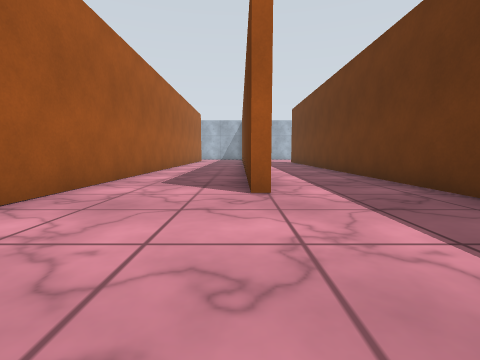
[1] (above)

24 first-person views from a walk through a robot-simulator world made for Gazebo. The camera is 0.72 m above the floor, tilts 6° down and sees 85° across. The floor is counted in squares, 1 m on a side. Each view is taken from the middle of a square. On the plan, view 1 faces up. The plan holds only what a view shows up to about 9 squares ahead; the rest is blank. The place goes on beyond the plan. Surface patterns are stand-ins for the level's own textures.

[2]
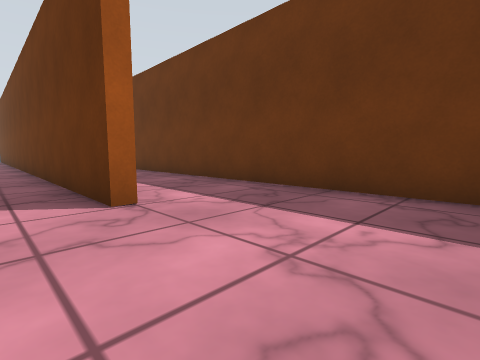

[3]
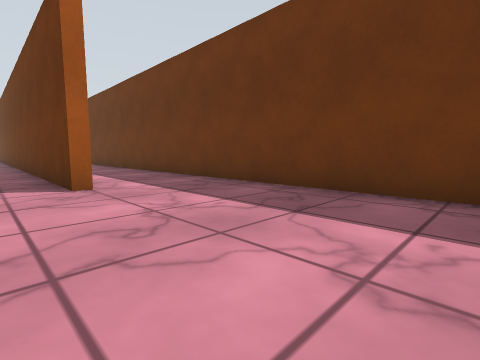

[4]
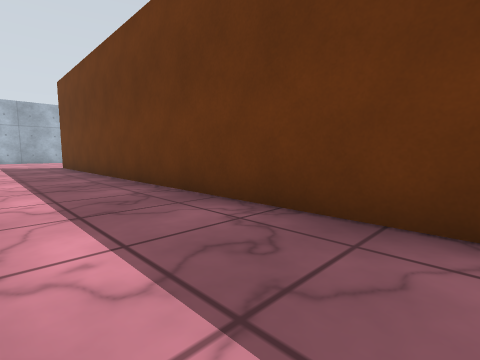

[5]
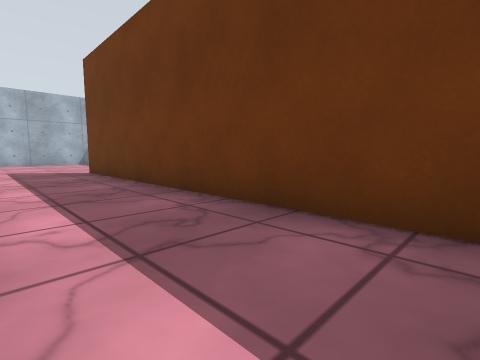

[6]
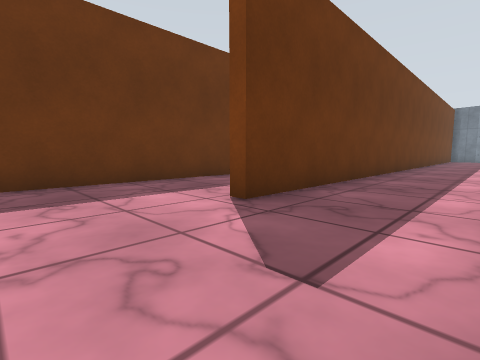

[7]
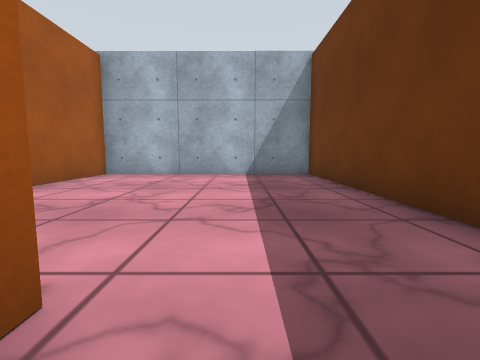

[8]
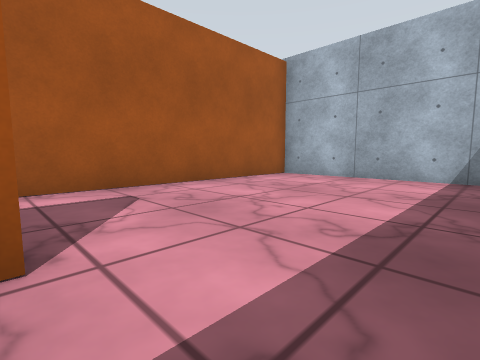

[9]
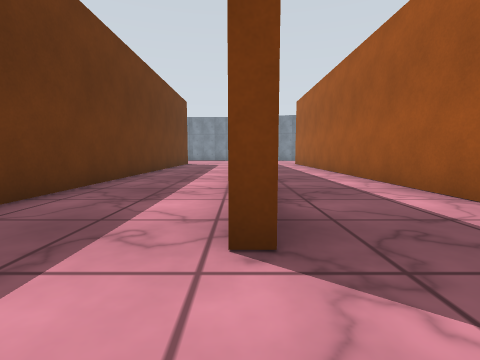

[10]
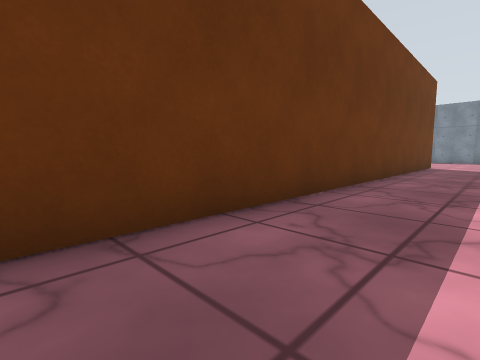

[11]
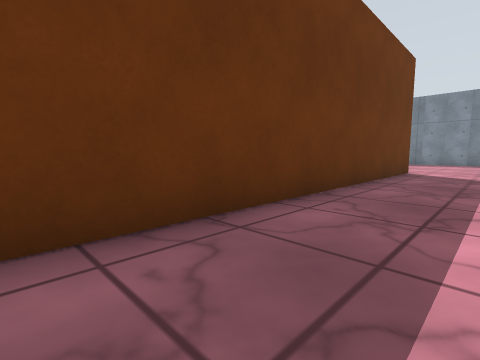

[12]
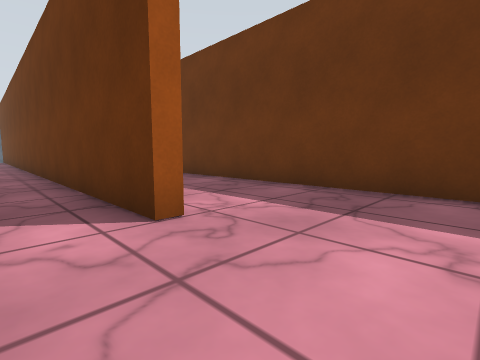

[13]
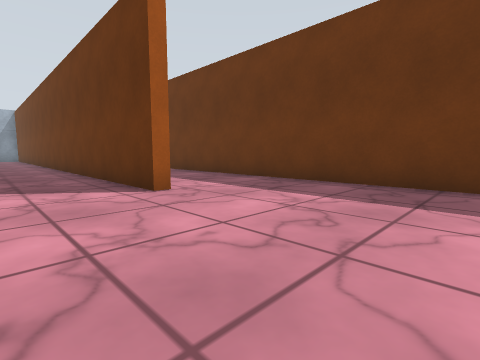

[14]
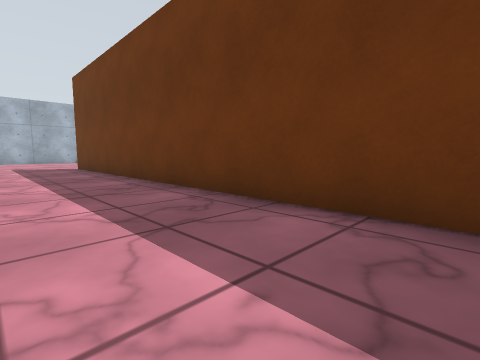

[15]
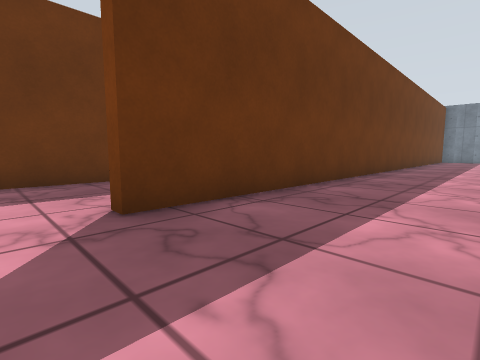

[16]
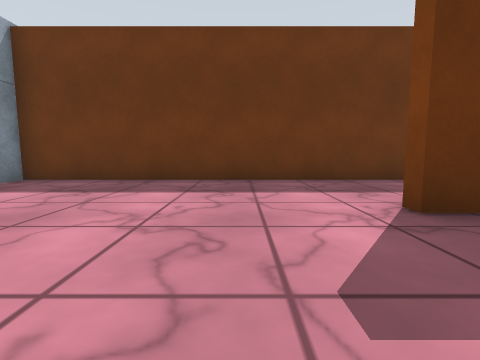

[17]
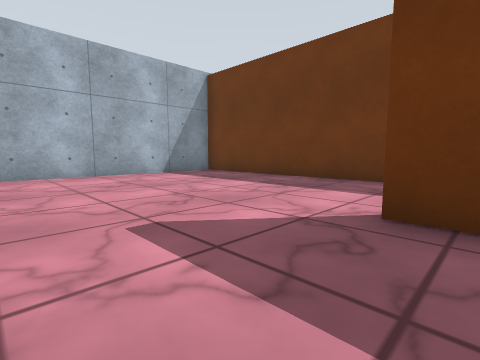

[18]
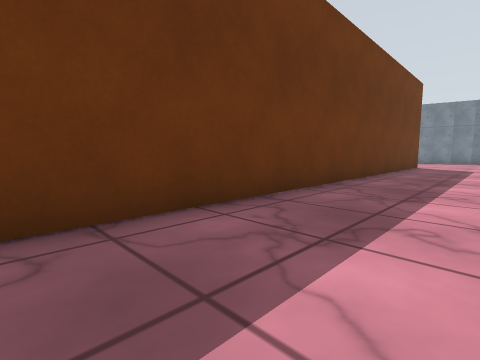

[19]
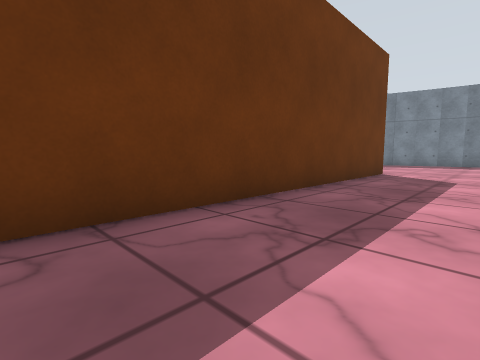

[20]
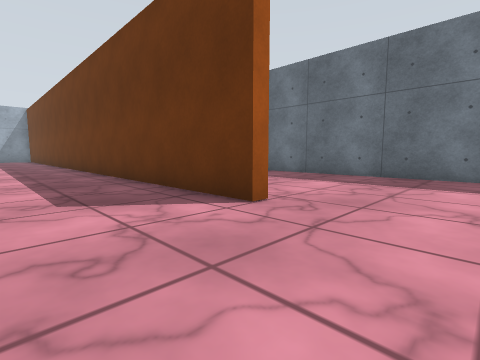

[21]
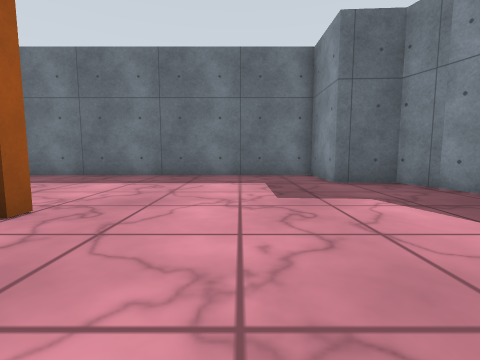

[22]
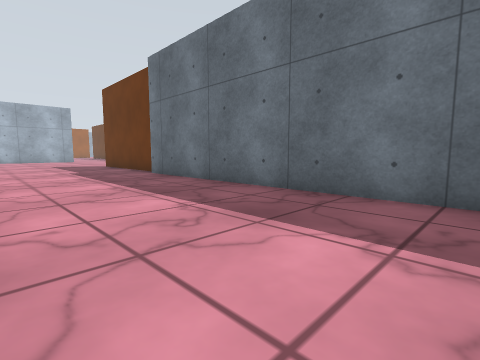

[23]
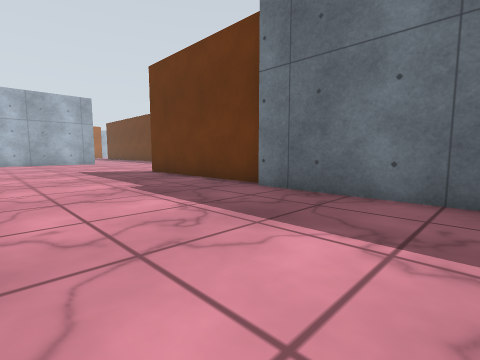

[24]
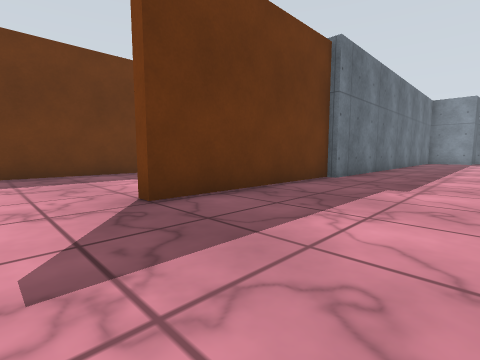

### Floor plan
Key: @ floor where view 1 was taken; # wall or solid block; . floor.
Columns run from 3 left of view 1 to 26 right of it. Each row starts with its distance up from view 1.
 27    ################
 26    #......#.......#
 25    #......#.......#
 24    #......#.......#
 23    #......#.......#
 22    #......#.......#
 21    #......#.......#
 20    #......#.......# .........#
 19    #...#..#.......# .........#
 18    #...#..#...#...#.....#....#
 17    #...#..#...#...#.....# ...#
 16    #...#..#...#...#.....#    #
 15    #...#..#...#...#.....#
 14    #...#..#...#...#.....#
 13    #...#..#...#...#.....#
 12    #...#..#...#...#....##
 11    #...#..#...#...#....#
 10   .#...#..#...#...#....#
  9 #..#...#..#...#...#....#
  8 #..#...#..#...#...#....#
  7 #..#...#..#...#...#....#
  6 #..#...#..#...#...#....#
  5 #..#...#..#...#...#....#
  4 #......#......#........#
  3  ......#......#........#
  2  ......#......#........#
  1   .....#......# .......#
  0   .@...#......#  ....###
 -1   .....#          ...#

Positions as (right, up) in squares from view 1, and headings:
1: (0, 0), facing up
2: (-1, 1), facing up-right
3: (-1, -1), facing up-right
4: (1, 5), facing up-right
5: (1, 9), facing up-right
6: (1, 22), facing down-right
7: (5, 18), facing up
8: (6, 19), facing up-left
9: (4, 21), facing down
10: (5, 19), facing down-right
11: (5, 15), facing down-right
12: (6, 2), facing up-right
13: (5, 0), facing up-right
14: (8, 6), facing up-right
15: (8, 20), facing down-right
16: (8, 21), facing right
17: (8, 18), facing up-right
18: (12, 19), facing down-right
19: (12, 14), facing down-right
20: (12, 2), facing up-right
21: (12, 2), facing right
22: (16, 4), facing up-right
23: (16, 9), facing up-right
24: (17, 20), facing down-right
